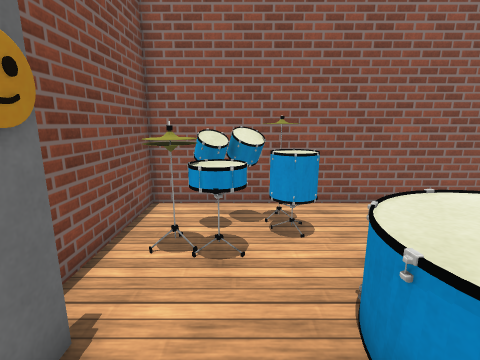
[1] (above)

12 first-person views from a walk through a 3-D level made in the Unity game engine. The camera is 1.4 m above the floor, tilts 12° down and sees 85° across. The floor is counted in squares, 0.5 m on a side. Each view is taken from the middle of a square. On the plan, view 1 faces up. The plan holds only what a view shows up to about 19 squares ahead; the rest is blank. The player is left out. Some surface patterns are stand-ins.

[2]
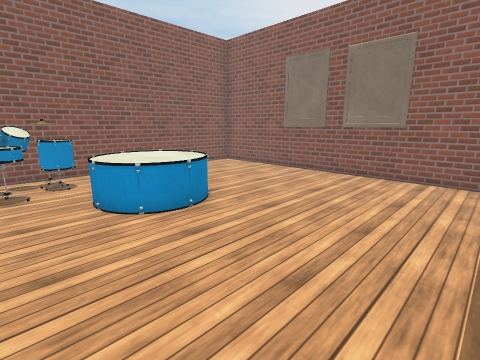

[3]
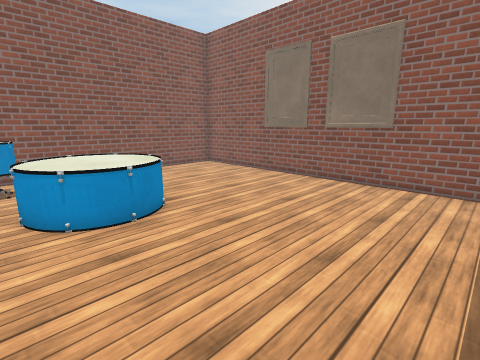

[4]
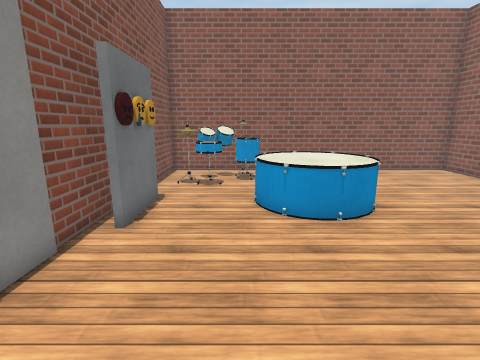

[5]
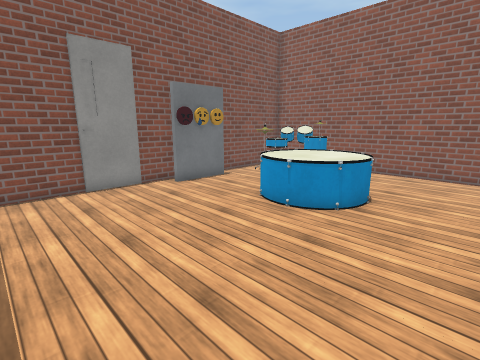

[6]
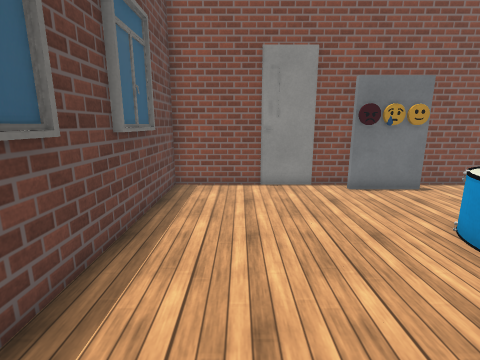

[7]
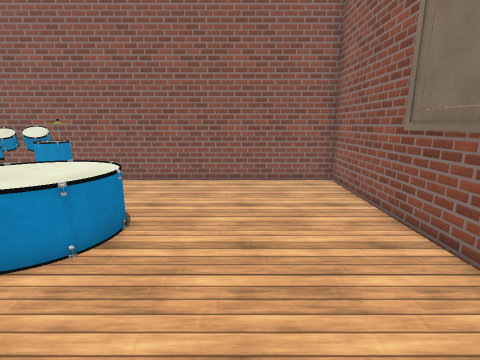

[8]
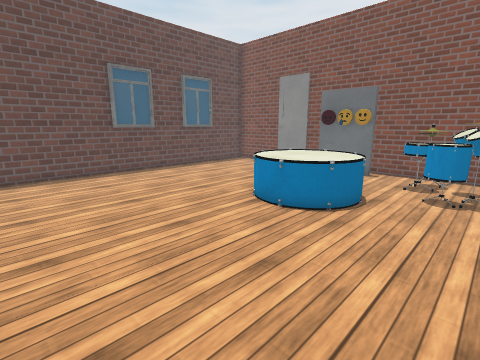

[9]
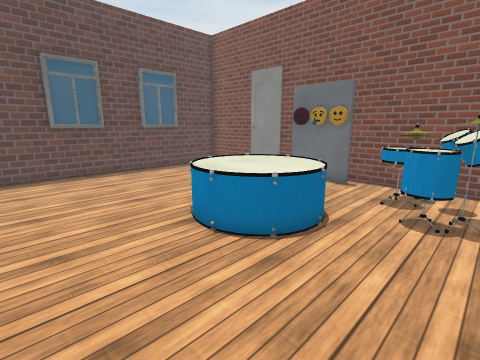

[10]
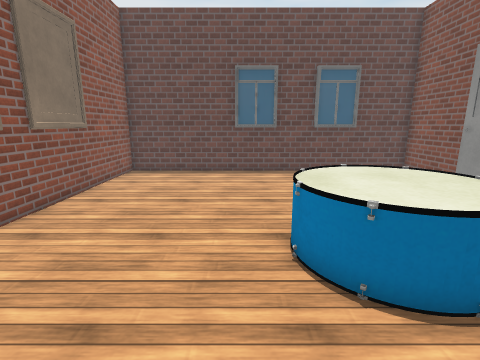

[11]
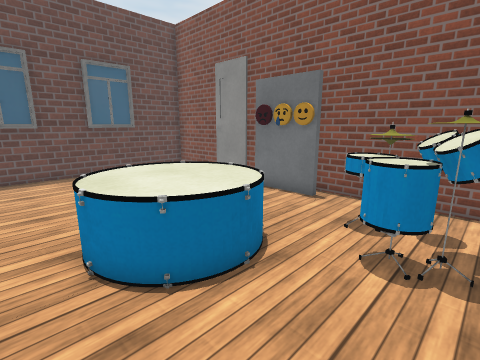

[12]
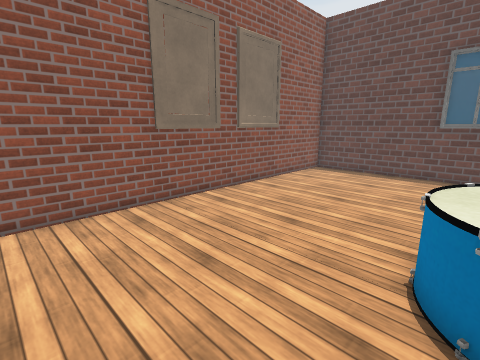

### Floor plan
Points are (right, up) in squares from view 1. A wall is a line through its corners. A room is listed if a view was taken in it or the views show most of it. See-through windows are left out.
Room 1 (views 1, 2, 3, 4, 5, 6, 7, 8, 9, 10, 11, 12)
walls: (2.2, 6.9) (1.9, 6.4); (4.7, -7.8) (7.4, -7.8); (-2.5, 2.9) (-2.2, 2.9) (-2.2, -0.2) (-2.5, -0.2); (-3.2, 1.2) (-3.2, -8.1) (13.7, -8.1) (13.7, 9.1) (-3.2, 9.1) (-3.2, 2.5); (0, -7.8) (2.6, -7.8)
objects: other object (-2, 5) to (-2, 6); other object (-1, 5) to (0, 6); other object (-1, 7) to (0, 7); other object (0, 8) to (1, 8); other object (2, 0) to (6, 5); other object (2, 8)

Where each view was taken, in squares from view 1:
view 1: 0 up, 0 right, facing up
view 2: 7 down, 1 left, facing up-right
view 3: 7 down, 1 right, facing up-right
view 4: 7 down, 1 right, facing up
view 5: 7 down, 9 right, facing up-left
view 6: 5 down, 9 right, facing left
view 7: 4 down, 9 right, facing up
view 8: 8 up, 13 right, facing down-left
view 9: 8 up, 10 right, facing down-left
view 10: 8 up, 7 right, facing down
view 11: 8 up, 7 right, facing down-left
view 12: 8 up, 5 right, facing down-right
